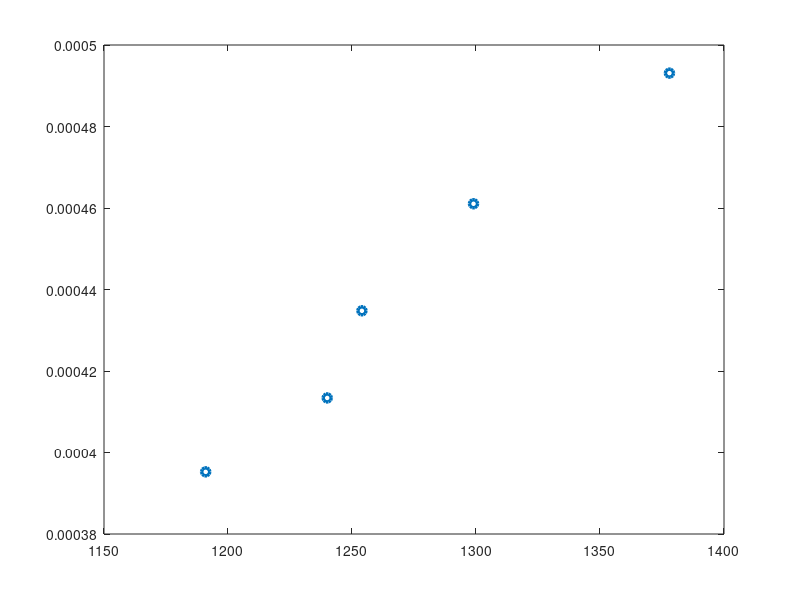

Write the MATLAB code that produced this figure. (Note: this script raises an error after producing the figure.)
clear;clc;format compact
data = [ 5,2028,1378,0.0004930966,2794584,1336,16914992230656;
6,2169,1299,0.0004610419,2817531,1760,22132894202721;
7,2300,1254,0.0004347826,2884200,2200,27984100000000;
8,2419,1240,0.0004133939,2999560,2688,34240766136721;
9,2530,1191,0.0003952569,3013230,3275,40971520810000 ] ;

v       = data(:,1) ; 
t       = data(:,2) ; 
lambda  = data(:,3) ; 
t1      = data(:,4) ; 
lambdat = data(:,5) ; 
Vm      = data(:,6) ; 
T4      = data(:,7) ; 

%% WIEn 
figure(1)
p1 = plot(lambda, t1, 'o','LineWidth',2.5, 'DisplayName','Exper. Data');
hold on
[ B,A, dB, dA] = LEAST_SQUARES(lambda, t1) ;

tt      = min(lambda):0.001:max(lambda) ; 
p2 = plot(tt, B*tt+A, 'black--', 'LineWidth', 1.5, 'DisplayName','Fit');
leg = [p1,p2];
legend(leg);
xlabel('\lambda_{max}(nm)');
ylabel('1/T(K^{-1})');
grid on 
hold off 

% extra calculations Wien 
N            = length(lambda);
mean_lambdat = mean(lambdat)
sq           = (lambdat-mean_lambdat).^2;
delta        = sqrt(sum(sq)/(N*(N-1))  )

covariance   = sum(( lambda-mean(lambda) ).*( (t1-mean(t1) )  )) / N
correlation  = covariance / ( std(lambda) * std(t1) ) 

%% Stefan-boltzmann
figure(2)

p1 = plot(T4,Vm,'o','LineWidth',2.5, 'DisplayName','Exper. Data')
hold on
[ B ,dB] = LEAST_SQUARES_APO_ARXI_AXES(T4,Vm) 

tt      = min(T4):10^6:max(T4) ; 
p2 = plot(tt, B*tt+A, 'black--', 'LineWidth', 1.5, 'DisplayName','Fit');
leg = [p1,p2];
legend(leg);
xlabel('T^4(10^{13}K^4)');
ylabel('I(T)(Vm)');
grid on 
hold off 

% Extra calculations 
N            = length(T4);

covariance   = sum(( Vm-mean(Vm) ).*( (T4-mean(T4) )  )) / N
correlation  = covariance / ( std(Vm) * std(T4) ) 
stdVm        = std(Vm)
stdT4        = std(T4) 


